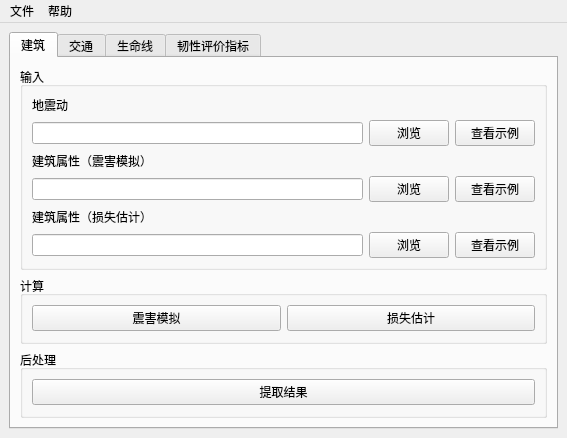
<?xml version="1.0" encoding="UTF-8"?>
<ui version="4.0">
 <class>MainWindow</class>
 <widget class="QMainWindow" name="MainWindow">
  <property name="geometry">
   <rect>
    <x>0</x>
    <y>0</y>
    <width>567</width>
    <height>386</height>
   </rect>
  </property>
  <property name="windowTitle">
   <string>THU Resilience</string>
  </property>
  <widget class="QWidget" name="centralwidget">
   <layout class="QVBoxLayout" name="verticalLayout_3">
    <item>
     <widget class="QTabWidget" name="tabWidget">
      <property name="currentIndex">
       <number>0</number>
      </property>
      <widget class="QWidget" name="tab">
       <attribute name="title">
        <string>建筑</string>
       </attribute>
       <layout class="QVBoxLayout" name="verticalLayout_6">
        <item>
         <layout class="QVBoxLayout" name="verticalLayout_4">
          <item>
           <widget class="QGroupBox" name="groupBox">
            <property name="title">
             <string>输入</string>
            </property>
            <layout class="QVBoxLayout" name="verticalLayout_7">
             <item>
              <widget class="QLabel" name="label">
               <property name="text">
                <string>地震动</string>
               </property>
              </widget>
             </item>
             <item>
              <layout class="QHBoxLayout" name="horizontalLayout">
               <item>
                <widget class="QLineEdit" name="lineEdit_gm"/>
               </item>
               <item>
                <widget class="QPushButton" name="pushButton_gmOpen">
                 <property name="text">
                  <string>浏览</string>
                 </property>
                </widget>
               </item>
               <item>
                <widget class="QPushButton" name="pushButton_gmEg">
                 <property name="text">
                  <string>查看示例</string>
                 </property>
                </widget>
               </item>
              </layout>
             </item>
             <item>
              <widget class="QLabel" name="label_2">
               <property name="text">
                <string>建筑属性（震害模拟）</string>
               </property>
              </widget>
             </item>
             <item>
              <layout class="QHBoxLayout" name="horizontalLayout_2">
               <item>
                <widget class="QLineEdit" name="lineEdit_blg"/>
               </item>
               <item>
                <widget class="QPushButton" name="pushButton_blgOpen">
                 <property name="text">
                  <string>浏览</string>
                 </property>
                </widget>
               </item>
               <item>
                <widget class="QPushButton" name="pushButton_blgEg">
                 <property name="text">
                  <string>查看示例</string>
                 </property>
                </widget>
               </item>
              </layout>
             </item>
             <item>
              <widget class="QLabel" name="label_3">
               <property name="text">
                <string>建筑属性（损失估计）</string>
               </property>
              </widget>
             </item>
             <item>
              <layout class="QHBoxLayout" name="horizontalLayout_5">
               <item>
                <widget class="QLineEdit" name="lineEdit_blgle"/>
               </item>
               <item>
                <widget class="QPushButton" name="pushButton_blgleOpen">
                 <property name="text">
                  <string>浏览</string>
                 </property>
                </widget>
               </item>
               <item>
                <widget class="QPushButton" name="pushButton_blgleEg">
                 <property name="text">
                  <string>查看示例</string>
                 </property>
                </widget>
               </item>
              </layout>
             </item>
            </layout>
           </widget>
          </item>
          <item>
           <widget class="QGroupBox" name="groupBox_2">
            <property name="title">
             <string>计算</string>
            </property>
            <layout class="QVBoxLayout" name="verticalLayout_8">
             <item>
              <layout class="QHBoxLayout" name="horizontalLayout_3">
               <item>
                <widget class="QPushButton" name="pushButton_tha">
                 <property name="text">
                  <string>震害模拟</string>
                 </property>
                </widget>
               </item>
               <item>
                <widget class="QPushButton" name="pushButton_le">
                 <property name="text">
                  <string>损失估计</string>
                 </property>
                </widget>
               </item>
              </layout>
             </item>
            </layout>
           </widget>
          </item>
          <item>
           <widget class="QGroupBox" name="groupBox_3">
            <property name="title">
             <string>后处理</string>
            </property>
            <layout class="QVBoxLayout" name="verticalLayout_10">
             <item>
              <layout class="QHBoxLayout" name="horizontalLayout_4">
               <item>
                <widget class="QPushButton" name="pushButton_post">
                 <property name="text">
                  <string>提取结果</string>
                 </property>
                </widget>
               </item>
              </layout>
             </item>
            </layout>
           </widget>
          </item>
         </layout>
        </item>
       </layout>
      </widget>
      <widget class="QWidget" name="tab_2">
       <attribute name="title">
        <string>交通</string>
       </attribute>
      </widget>
      <widget class="QWidget" name="tab_3">
       <attribute name="title">
        <string>生命线</string>
       </attribute>
      </widget>
      <widget class="QWidget" name="tab_4">
       <attribute name="title">
        <string>韧性评价指标</string>
       </attribute>
      </widget>
     </widget>
    </item>
   </layout>
  </widget>
  <widget class="QMenuBar" name="menubar">
   <property name="geometry">
    <rect>
     <x>0</x>
     <y>0</y>
     <width>567</width>
     <height>23</height>
    </rect>
   </property>
   <widget class="QMenu" name="menu">
    <property name="title">
     <string>文件</string>
    </property>
    <addaction name="action_new"/>
    <addaction name="action_open"/>
    <addaction name="separator"/>
    <addaction name="action_save"/>
    <addaction name="action_saveas"/>
    <addaction name="separator"/>
    <addaction name="action_exit"/>
   </widget>
   <widget class="QMenu" name="menu_2">
    <property name="title">
     <string>帮助</string>
    </property>
    <addaction name="action"/>
   </widget>
   <addaction name="menu"/>
   <addaction name="menu_2"/>
  </widget>
  <action name="action_new">
   <property name="text">
    <string>新建</string>
   </property>
  </action>
  <action name="action_open">
   <property name="text">
    <string>打开</string>
   </property>
  </action>
  <action name="action_save">
   <property name="text">
    <string>保存</string>
   </property>
  </action>
  <action name="action_saveas">
   <property name="text">
    <string>另存为</string>
   </property>
  </action>
  <action name="action_exit">
   <property name="text">
    <string>退出</string>
   </property>
  </action>
  <action name="action">
   <property name="text">
    <string>联系我们</string>
   </property>
  </action>
 </widget>
 <resources/>
 <connections>
  <connection>
   <sender>action_exit</sender>
   <signal>triggered()</signal>
   <receiver>MainWindow</receiver>
   <slot>close()</slot>
   <hints>
    <hint type="sourcelabel">
     <x>-1</x>
     <y>-1</y>
    </hint>
    <hint type="destinationlabel">
     <x>405</x>
     <y>299</y>
    </hint>
   </hints>
  </connection>
 </connections>
</ui>
